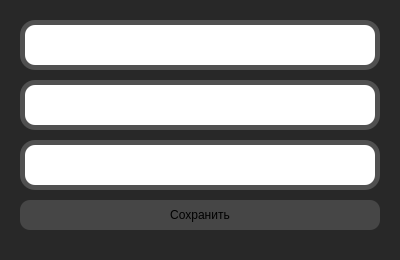
             <widget class="QWidget" name="show_13" native="true">
              <property name="enabled">
               <bool>true</bool>
              </property>
              <property name="sizePolicy">
               <sizepolicy hsizetype="Expanding" vsizetype="Expanding">
                <horstretch>0</horstretch>
                <verstretch>0</verstretch>
               </sizepolicy>
              </property>
              <property name="minimumSize">
               <size>
                <width>400</width>
                <height>150</height>
               </size>
              </property>
              <property name="styleSheet">
               <string notr="true">background-color:rgb(40,40,40);
border-radius: 30px;</string>
              </property>
              <layout class="QGridLayout" name="gridLayout_51">
               <property name="leftMargin">
                <number>20</number>
               </property>
               <property name="topMargin">
                <number>0</number>
               </property>
               <property name="rightMargin">
                <number>20</number>
               </property>
               <property name="bottomMargin">
                <number>0</number>
               </property>
               <property name="spacing">
                <number>0</number>
               </property>
               <item row="4" column="0">
                <spacer name="verticalSpacer_78">
                 <property name="orientation">
                  <enum>Qt::Orientation::Vertical</enum>
                 </property>
                 <property name="sizeType">
                  <enum>QSizePolicy::Policy::Minimum</enum>
                 </property>
                 <property name="sizeHint" stdset="0">
                  <size>
                   <width>20</width>
                   <height>10</height>
                  </size>
                 </property>
                </spacer>
               </item>
               <item row="1" column="0">
                <widget class="QWidget" name="widget_27" native="true">
                 <property name="sizePolicy">
                  <sizepolicy hsizetype="Preferred" vsizetype="Preferred">
                   <horstretch>20</horstretch>
                   <verstretch>10</verstretch>
                  </sizepolicy>
                 </property>
                 <property name="minimumSize">
                  <size>
                   <width>300</width>
                   <height>30</height>
                  </size>
                 </property>
                 <property name="maximumSize">
                  <size>
                   <width>16777215</width>
                   <height>50</height>
                  </size>
                 </property>
                 <property name="styleSheet">
                  <string notr="true">background-color: rgb(80,80,80);
border-radius: 15px</string>
                 </property>
                 <layout class="QGridLayout" name="gridLayout_52">
                  <property name="leftMargin">
                   <number>5</number>
                  </property>
                  <property name="topMargin">
                   <number>5</number>
                  </property>
                  <property name="rightMargin">
                   <number>5</number>
                  </property>
                  <property name="bottomMargin">
                   <number>5</number>
                  </property>
                  <property name="spacing">
                   <number>0</number>
                  </property>
                  <item row="0" column="0">
                   <widget class="QPlainTextEdit" name="plainTextEdit_31">
                    <property name="enabled">
                     <bool>false</bool>
                    </property>
                    <property name="minimumSize">
                     <size>
                      <width>280</width>
                      <height>20</height>
                     </size>
                    </property>
                    <property name="palette">
                     <palette>
                      <active>
                       <colorrole role="Button">
                        <brush brushstyle="SolidPattern">
                         <color alpha="255">
                          <red>255</red>
                          <green>255</green>
                          <blue>255</blue>
                         </color>
                        </brush>
                       </colorrole>
                       <colorrole role="Text">
                        <brush brushstyle="SolidPattern">
                         <color alpha="255">
                          <red>0</red>
                          <green>0</green>
                          <blue>0</blue>
                         </color>
                        </brush>
                       </colorrole>
                       <colorrole role="Base">
                        <brush brushstyle="SolidPattern">
                         <color alpha="255">
                          <red>255</red>
                          <green>255</green>
                          <blue>255</blue>
                         </color>
                        </brush>
                       </colorrole>
                       <colorrole role="Window">
                        <brush brushstyle="SolidPattern">
                         <color alpha="255">
                          <red>255</red>
                          <green>255</green>
                          <blue>255</blue>
                         </color>
                        </brush>
                       </colorrole>
                      </active>
                      <inactive>
                       <colorrole role="Button">
                        <brush brushstyle="SolidPattern">
                         <color alpha="255">
                          <red>255</red>
                          <green>255</green>
                          <blue>255</blue>
                         </color>
                        </brush>
                       </colorrole>
                       <colorrole role="Text">
                        <brush brushstyle="SolidPattern">
                         <color alpha="255">
                          <red>0</red>
                          <green>0</green>
                          <blue>0</blue>
                         </color>
                        </brush>
                       </colorrole>
                       <colorrole role="Base">
                        <brush brushstyle="SolidPattern">
                         <color alpha="255">
                          <red>255</red>
                          <green>255</green>
                          <blue>255</blue>
                         </color>
                        </brush>
                       </colorrole>
                       <colorrole role="Window">
                        <brush brushstyle="SolidPattern">
                         <color alpha="255">
                          <red>255</red>
                          <green>255</green>
                          <blue>255</blue>
                         </color>
                        </brush>
                       </colorrole>
                      </inactive>
                      <disabled>
                       <colorrole role="Button">
                        <brush brushstyle="SolidPattern">
                         <color alpha="255">
                          <red>255</red>
                          <green>255</green>
                          <blue>255</blue>
                         </color>
                        </brush>
                       </colorrole>
                       <colorrole role="Base">
                        <brush brushstyle="SolidPattern">
                         <color alpha="255">
                          <red>255</red>
                          <green>255</green>
                          <blue>255</blue>
                         </color>
                        </brush>
                       </colorrole>
                       <colorrole role="Window">
                        <brush brushstyle="SolidPattern">
                         <color alpha="255">
                          <red>255</red>
                          <green>255</green>
                          <blue>255</blue>
                         </color>
                        </brush>
                       </colorrole>
                      </disabled>
                     </palette>
                    </property>
                    <property name="styleSheet">
                     <string notr="true">background-color: rgb(255,255,255);
border-radius: 10px;</string>
                    </property>
                    <property name="placeholderText">
                     <string/>
                    </property>
                   </widget>
                  </item>
                 </layout>
                </widget>
               </item>
               <item row="3" column="0">
                <widget class="QWidget" name="widget_28" native="true">
                 <property name="sizePolicy">
                  <sizepolicy hsizetype="Preferred" vsizetype="Preferred">
                   <horstretch>20</horstretch>
                   <verstretch>10</verstretch>
                  </sizepolicy>
                 </property>
                 <property name="minimumSize">
                  <size>
                   <width>300</width>
                   <height>30</height>
                  </size>
                 </property>
                 <property name="maximumSize">
                  <size>
                   <width>16777215</width>
                   <height>50</height>
                  </size>
                 </property>
                 <property name="styleSheet">
                  <string notr="true">background-color: rgb(80,80,80);
border-radius: 15px</string>
                 </property>
                 <layout class="QGridLayout" name="gridLayout_53">
                  <property name="leftMargin">
                   <number>5</number>
                  </property>
                  <property name="topMargin">
                   <number>5</number>
                  </property>
                  <property name="rightMargin">
                   <number>5</number>
                  </property>
                  <property name="bottomMargin">
                   <number>5</number>
                  </property>
                  <property name="spacing">
                   <number>0</number>
                  </property>
                  <item row="0" column="0">
                   <widget class="QPlainTextEdit" name="plainTextEdit_32">
                    <property name="enabled">
                     <bool>false</bool>
                    </property>
                    <property name="minimumSize">
                     <size>
                      <width>280</width>
                      <height>20</height>
                     </size>
                    </property>
                    <property name="palette">
                     <palette>
                      <active>
                       <colorrole role="Button">
                        <brush brushstyle="SolidPattern">
                         <color alpha="255">
                          <red>255</red>
                          <green>255</green>
                          <blue>255</blue>
                         </color>
                        </brush>
                       </colorrole>
                       <colorrole role="Text">
                        <brush brushstyle="SolidPattern">
                         <color alpha="255">
                          <red>0</red>
                          <green>0</green>
                          <blue>0</blue>
                         </color>
                        </brush>
                       </colorrole>
                       <colorrole role="Base">
                        <brush brushstyle="SolidPattern">
                         <color alpha="255">
                          <red>255</red>
                          <green>255</green>
                          <blue>255</blue>
                         </color>
                        </brush>
                       </colorrole>
                       <colorrole role="Window">
                        <brush brushstyle="SolidPattern">
                         <color alpha="255">
                          <red>255</red>
                          <green>255</green>
                          <blue>255</blue>
                         </color>
                        </brush>
                       </colorrole>
                      </active>
                      <inactive>
                       <colorrole role="Button">
                        <brush brushstyle="SolidPattern">
                         <color alpha="255">
                          <red>255</red>
                          <green>255</green>
                          <blue>255</blue>
                         </color>
                        </brush>
                       </colorrole>
                       <colorrole role="Text">
                        <brush brushstyle="SolidPattern">
                         <color alpha="255">
                          <red>0</red>
                          <green>0</green>
                          <blue>0</blue>
                         </color>
                        </brush>
                       </colorrole>
                       <colorrole role="Base">
                        <brush brushstyle="SolidPattern">
                         <color alpha="255">
                          <red>255</red>
                          <green>255</green>
                          <blue>255</blue>
                         </color>
                        </brush>
                       </colorrole>
                       <colorrole role="Window">
                        <brush brushstyle="SolidPattern">
                         <color alpha="255">
                          <red>255</red>
                          <green>255</green>
                          <blue>255</blue>
                         </color>
                        </brush>
                       </colorrole>
                      </inactive>
                      <disabled>
                       <colorrole role="Button">
                        <brush brushstyle="SolidPattern">
                         <color alpha="255">
                          <red>255</red>
                          <green>255</green>
                          <blue>255</blue>
                         </color>
                        </brush>
                       </colorrole>
                       <colorrole role="Base">
                        <brush brushstyle="SolidPattern">
                         <color alpha="255">
                          <red>255</red>
                          <green>255</green>
                          <blue>255</blue>
                         </color>
                        </brush>
                       </colorrole>
                       <colorrole role="Window">
                        <brush brushstyle="SolidPattern">
                         <color alpha="255">
                          <red>255</red>
                          <green>255</green>
                          <blue>255</blue>
                         </color>
                        </brush>
                       </colorrole>
                      </disabled>
                     </palette>
                    </property>
                    <property name="styleSheet">
                     <string notr="true">background-color: rgb(255,255,255);
border-radius: 10px;</string>
                    </property>
                    <property name="placeholderText">
                     <string/>
                    </property>
                   </widget>
                  </item>
                 </layout>
                </widget>
               </item>
               <item row="8" column="0">
                <spacer name="verticalSpacer_79">
                 <property name="orientation">
                  <enum>Qt::Orientation::Vertical</enum>
                 </property>
                 <property name="sizeType">
                  <enum>QSizePolicy::Policy::Expanding</enum>
                 </property>
                 <property name="sizeHint" stdset="0">
                  <size>
                   <width>20</width>
                   <height>30</height>
                  </size>
                 </property>
                </spacer>
               </item>
               <item row="0" column="0">
                <spacer name="verticalSpacer_80">
                 <property name="orientation">
                  <enum>Qt::Orientation::Vertical</enum>
                 </property>
                 <property name="sizeType">
                  <enum>QSizePolicy::Policy::Minimum</enum>
                 </property>
                 <property name="sizeHint" stdset="0">
                  <size>
                   <width>20</width>
                   <height>20</height>
                  </size>
                 </property>
                </spacer>
               </item>
               <item row="5" column="0">
                <widget class="QWidget" name="widget_47" native="true">
                 <property name="sizePolicy">
                  <sizepolicy hsizetype="Preferred" vsizetype="Preferred">
                   <horstretch>20</horstretch>
                   <verstretch>10</verstretch>
                  </sizepolicy>
                 </property>
                 <property name="minimumSize">
                  <size>
                   <width>300</width>
                   <height>30</height>
                  </size>
                 </property>
                 <property name="maximumSize">
                  <size>
                   <width>16777215</width>
                   <height>50</height>
                  </size>
                 </property>
                 <property name="styleSheet">
                  <string notr="true">background-color: rgb(80,80,80);
border-radius: 15px</string>
                 </property>
                 <layout class="QGridLayout" name="gridLayout_54">
                  <property name="leftMargin">
                   <number>5</number>
                  </property>
                  <property name="topMargin">
                   <number>5</number>
                  </property>
                  <property name="rightMargin">
                   <number>5</number>
                  </property>
                  <property name="bottomMargin">
                   <number>5</number>
                  </property>
                  <property name="spacing">
                   <number>0</number>
                  </property>
                  <item row="0" column="0">
                   <widget class="QPlainTextEdit" name="plainTextEdit_33">
                    <property name="enabled">
                     <bool>false</bool>
                    </property>
                    <property name="minimumSize">
                     <size>
                      <width>280</width>
                      <height>20</height>
                     </size>
                    </property>
                    <property name="palette">
                     <palette>
                      <active>
                       <colorrole role="Button">
                        <brush brushstyle="SolidPattern">
                         <color alpha="255">
                          <red>255</red>
                          <green>255</green>
                          <blue>255</blue>
                         </color>
                        </brush>
                       </colorrole>
                       <colorrole role="Text">
                        <brush brushstyle="SolidPattern">
                         <color alpha="255">
                          <red>0</red>
                          <green>0</green>
                          <blue>0</blue>
                         </color>
                        </brush>
                       </colorrole>
                       <colorrole role="Base">
                        <brush brushstyle="SolidPattern">
                         <color alpha="255">
                          <red>255</red>
                          <green>255</green>
                          <blue>255</blue>
                         </color>
                        </brush>
                       </colorrole>
                       <colorrole role="Window">
                        <brush brushstyle="SolidPattern">
                         <color alpha="255">
                          <red>255</red>
                          <green>255</green>
                          <blue>255</blue>
                         </color>
                        </brush>
                       </colorrole>
                      </active>
                      <inactive>
                       <colorrole role="Button">
                        <brush brushstyle="SolidPattern">
                         <color alpha="255">
                          <red>255</red>
                          <green>255</green>
                          <blue>255</blue>
                         </color>
                        </brush>
                       </colorrole>
                       <colorrole role="Text">
                        <brush brushstyle="SolidPattern">
                         <color alpha="255">
                          <red>0</red>
                          <green>0</green>
                          <blue>0</blue>
                         </color>
                        </brush>
                       </colorrole>
                       <colorrole role="Base">
                        <brush brushstyle="SolidPattern">
                         <color alpha="255">
                          <red>255</red>
                          <green>255</green>
                          <blue>255</blue>
                         </color>
                        </brush>
                       </colorrole>
                       <colorrole role="Window">
                        <brush brushstyle="SolidPattern">
                         <color alpha="255">
                          <red>255</red>
                          <green>255</green>
                          <blue>255</blue>
                         </color>
                        </brush>
                       </colorrole>
                      </inactive>
                      <disabled>
                       <colorrole role="Button">
                        <brush brushstyle="SolidPattern">
                         <color alpha="255">
                          <red>255</red>
                          <green>255</green>
                          <blue>255</blue>
                         </color>
                        </brush>
                       </colorrole>
                       <colorrole role="Base">
                        <brush brushstyle="SolidPattern">
                         <color alpha="255">
                          <red>255</red>
                          <green>255</green>
                          <blue>255</blue>
                         </color>
                        </brush>
                       </colorrole>
                       <colorrole role="Window">
                        <brush brushstyle="SolidPattern">
                         <color alpha="255">
                          <red>255</red>
                          <green>255</green>
                          <blue>255</blue>
                         </color>
                        </brush>
                       </colorrole>
                      </disabled>
                     </palette>
                    </property>
                    <property name="styleSheet">
                     <string notr="true">background-color: rgb(255,255,255);
border-radius: 10px;</string>
                    </property>
                    <property name="placeholderText">
                     <string/>
                    </property>
                   </widget>
                  </item>
                 </layout>
                </widget>
               </item>
               <item row="2" column="0">
                <spacer name="verticalSpacer_81">
                 <property name="orientation">
                  <enum>Qt::Orientation::Vertical</enum>
                 </property>
                 <property name="sizeType">
                  <enum>QSizePolicy::Policy::Minimum</enum>
                 </property>
                 <property name="sizeHint" stdset="0">
                  <size>
                   <width>20</width>
                   <height>10</height>
                  </size>
                 </property>
                </spacer>
               </item>
               <item row="7" column="0">
                <widget class="QPushButton" name="pushButton_22">
                 <property name="enabled">
                  <bool>true</bool>
                 </property>
                 <property name="minimumSize">
                  <size>
                   <width>0</width>
                   <height>30</height>
                  </size>
                 </property>
                 <property name="palette">
                  <palette>
                   <active>
                    <colorrole role="Button">
                     <brush brushstyle="SolidPattern">
                      <color alpha="255">
                       <red>70</red>
                       <green>70</green>
                       <blue>70</blue>
                      </color>
                     </brush>
                    </colorrole>
                    <colorrole role="Base">
                     <brush brushstyle="SolidPattern">
                      <color alpha="255">
                       <red>70</red>
                       <green>70</green>
                       <blue>70</blue>
                      </color>
                     </brush>
                    </colorrole>
                    <colorrole role="Window">
                     <brush brushstyle="SolidPattern">
                      <color alpha="255">
                       <red>70</red>
                       <green>70</green>
                       <blue>70</blue>
                      </color>
                     </brush>
                    </colorrole>
                   </active>
                   <inactive>
                    <colorrole role="Button">
                     <brush brushstyle="SolidPattern">
                      <color alpha="255">
                       <red>70</red>
                       <green>70</green>
                       <blue>70</blue>
                      </color>
                     </brush>
                    </colorrole>
                    <colorrole role="Base">
                     <brush brushstyle="SolidPattern">
                      <color alpha="255">
                       <red>70</red>
                       <green>70</green>
                       <blue>70</blue>
                      </color>
                     </brush>
                    </colorrole>
                    <colorrole role="Window">
                     <brush brushstyle="SolidPattern">
                      <color alpha="255">
                       <red>70</red>
                       <green>70</green>
                       <blue>70</blue>
                      </color>
                     </brush>
                    </colorrole>
                   </inactive>
                   <disabled>
                    <colorrole role="Button">
                     <brush brushstyle="SolidPattern">
                      <color alpha="255">
                       <red>70</red>
                       <green>70</green>
                       <blue>70</blue>
                      </color>
                     </brush>
                    </colorrole>
                    <colorrole role="Base">
                     <brush brushstyle="SolidPattern">
                      <color alpha="255">
                       <red>70</red>
                       <green>70</green>
                       <blue>70</blue>
                      </color>
                     </brush>
                    </colorrole>
                    <colorrole role="Window">
                     <brush brushstyle="SolidPattern">
                      <color alpha="255">
                       <red>70</red>
                       <green>70</green>
                       <blue>70</blue>
                      </color>
                     </brush>
                    </colorrole>
                   </disabled>
                  </palette>
                 </property>
                 <property name="styleSheet">
                  <string notr="true">background-color: rgb(70,70,70);
border-radius: 10px;</string>
                 </property>
                 <property name="text">
                  <string>Сохранить</string>
                 </property>
                </widget>
               </item>
               <item row="6" column="0">
                <spacer name="verticalSpacer_82">
                 <property name="orientation">
                  <enum>Qt::Orientation::Vertical</enum>
                 </property>
                 <property name="sizeType">
                  <enum>QSizePolicy::Policy::Minimum</enum>
                 </property>
                 <property name="sizeHint" stdset="0">
                  <size>
                   <width>20</width>
                   <height>10</height>
                  </size>
                 </property>
                </spacer>
               </item>
              </layout>
             </widget>
